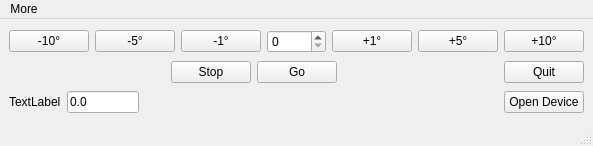
<?xml version="1.0" encoding="UTF-8"?>
<ui version="4.0">
 <class>MainWindow</class>
 <widget class="QMainWindow" name="MainWindow">
  <property name="geometry">
   <rect>
    <x>0</x>
    <y>0</y>
    <width>593</width>
    <height>146</height>
   </rect>
  </property>
  <property name="windowTitle">
   <string>MainWindow</string>
  </property>
  <widget class="QWidget" name="centralwidget">
   <layout class="QVBoxLayout" name="verticalLayout">
    <item>
     <layout class="QHBoxLayout" name="horizontalLayout_2">
      <item>
       <widget class="QPushButton" name="bm10">
        <property name="text">
         <string>-10°</string>
        </property>
       </widget>
      </item>
      <item>
       <widget class="QPushButton" name="bm05">
        <property name="text">
         <string>-5°</string>
        </property>
       </widget>
      </item>
      <item>
       <widget class="QPushButton" name="bm01">
        <property name="text">
         <string>-1°</string>
        </property>
       </widget>
      </item>
      <item>
       <widget class="SpinBox" name="sbAngle"/>
      </item>
      <item>
       <widget class="QPushButton" name="bp01">
        <property name="text">
         <string>+1°</string>
        </property>
       </widget>
      </item>
      <item>
       <widget class="QPushButton" name="bp05">
        <property name="text">
         <string>+5°</string>
        </property>
       </widget>
      </item>
      <item>
       <widget class="QPushButton" name="bp10">
        <property name="text">
         <string>+10°</string>
        </property>
       </widget>
      </item>
     </layout>
    </item>
    <item>
     <layout class="QHBoxLayout" name="horizontalLayout">
      <item>
       <spacer name="horizontalSpacer">
        <property name="orientation">
         <enum>Qt::Horizontal</enum>
        </property>
        <property name="sizeHint" stdset="0">
         <size>
          <width>40</width>
          <height>20</height>
         </size>
        </property>
       </spacer>
      </item>
      <item>
       <widget class="QPushButton" name="bStop">
        <property name="text">
         <string>Stop</string>
        </property>
       </widget>
      </item>
      <item>
       <widget class="QPushButton" name="bGo">
        <property name="text">
         <string>Go</string>
        </property>
       </widget>
      </item>
      <item>
       <spacer name="horizontalSpacer_2">
        <property name="orientation">
         <enum>Qt::Horizontal</enum>
        </property>
        <property name="sizeHint" stdset="0">
         <size>
          <width>40</width>
          <height>20</height>
         </size>
        </property>
       </spacer>
      </item>
      <item>
       <widget class="QPushButton" name="bQuit">
        <property name="text">
         <string>Quit</string>
        </property>
       </widget>
      </item>
     </layout>
    </item>
    <item>
     <layout class="QHBoxLayout" name="horizontalLayout_3" stretch="1,2,10,1">
      <item>
       <widget class="QLabel" name="labelCosCalc">
        <property name="text">
         <string>TextLabel</string>
        </property>
       </widget>
      </item>
      <item>
       <widget class="QFNumberEdit" name="tCosCalc">
        <property name="text">
         <string>0.0</string>
        </property>
        <property name="readOnly">
         <bool>true</bool>
        </property>
       </widget>
      </item>
      <item>
       <spacer name="horizontalSpacer_3">
        <property name="orientation">
         <enum>Qt::Horizontal</enum>
        </property>
        <property name="sizeHint" stdset="0">
         <size>
          <width>40</width>
          <height>20</height>
         </size>
        </property>
       </spacer>
      </item>
      <item>
       <widget class="QPushButton" name="bCloseDevice">
        <property name="text">
         <string>Open Device</string>
        </property>
        <property name="checkable">
         <bool>true</bool>
        </property>
       </widget>
      </item>
     </layout>
    </item>
   </layout>
  </widget>
  <widget class="QMenuBar" name="menubar">
   <property name="geometry">
    <rect>
     <x>0</x>
     <y>0</y>
     <width>593</width>
     <height>21</height>
    </rect>
   </property>
   <widget class="QMenu" name="menuMore">
    <property name="title">
     <string>More</string>
    </property>
    <addaction name="mMoreSettings"/>
    <addaction name="mMoreZero"/>
   </widget>
   <addaction name="menuMore"/>
  </widget>
  <widget class="QStatusBar" name="statusbar"/>
  <action name="mMoreSettings">
   <property name="text">
    <string>Control Panel</string>
   </property>
  </action>
  <action name="mMoreZero">
   <property name="text">
    <string>Set Zero</string>
   </property>
  </action>
 </widget>
 <customwidgets>
  <customwidget>
   <class>QFNumberEdit</class>
   <extends>QLineEdit</extends>
   <header>InstsAndQt.customQt</header>
  </customwidget>
  <customwidget>
   <class>SpinBox</class>
   <extends>QSpinBox</extends>
   <header>pyqtgraph</header>
  </customwidget>
 </customwidgets>
 <resources/>
 <connections/>
</ui>
